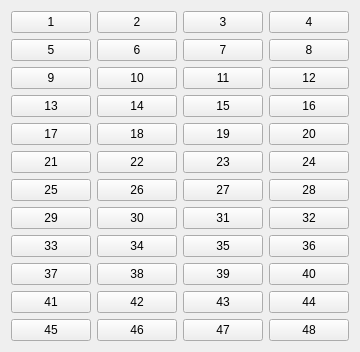
     <widget class="QWidget" name="Lid48_T01">
      <attribute name="title">
       <string>Lid 48</string>
      </attribute>
      <layout class="QGridLayout" name="gridLayout_2">
       <item row="8" column="4">
        <widget class="QPushButton" name="pushButton_35_Lid">
         <property name="sizePolicy">
          <sizepolicy hsizetype="Expanding" vsizetype="Expanding">
           <horstretch>0</horstretch>
           <verstretch>0</verstretch>
          </sizepolicy>
         </property>
         <property name="text">
          <string>35</string>
         </property>
        </widget>
       </item>
       <item row="10" column="4">
        <widget class="QPushButton" name="pushButton_43_Lid">
         <property name="sizePolicy">
          <sizepolicy hsizetype="Expanding" vsizetype="Expanding">
           <horstretch>0</horstretch>
           <verstretch>0</verstretch>
          </sizepolicy>
         </property>
         <property name="text">
          <string>43</string>
         </property>
        </widget>
       </item>
       <item row="3" column="3">
        <widget class="QPushButton" name="pushButton_14_Lid">
         <property name="sizePolicy">
          <sizepolicy hsizetype="Expanding" vsizetype="Expanding">
           <horstretch>0</horstretch>
           <verstretch>0</verstretch>
          </sizepolicy>
         </property>
         <property name="text">
          <string>14</string>
         </property>
        </widget>
       </item>
       <item row="8" column="2">
        <widget class="QPushButton" name="pushButton_33_Lid">
         <property name="sizePolicy">
          <sizepolicy hsizetype="Expanding" vsizetype="Expanding">
           <horstretch>0</horstretch>
           <verstretch>0</verstretch>
          </sizepolicy>
         </property>
         <property name="text">
          <string>33</string>
         </property>
        </widget>
       </item>
       <item row="9" column="2">
        <widget class="QPushButton" name="pushButton_37_Lid">
         <property name="sizePolicy">
          <sizepolicy hsizetype="Expanding" vsizetype="Expanding">
           <horstretch>0</horstretch>
           <verstretch>0</verstretch>
          </sizepolicy>
         </property>
         <property name="text">
          <string>37</string>
         </property>
        </widget>
       </item>
       <item row="11" column="2">
        <widget class="QPushButton" name="pushButton_45_Lid">
         <property name="sizePolicy">
          <sizepolicy hsizetype="Expanding" vsizetype="Expanding">
           <horstretch>0</horstretch>
           <verstretch>0</verstretch>
          </sizepolicy>
         </property>
         <property name="text">
          <string>45</string>
         </property>
        </widget>
       </item>
       <item row="2" column="4">
        <widget class="QPushButton" name="pushButton_11_Lid">
         <property name="sizePolicy">
          <sizepolicy hsizetype="Expanding" vsizetype="Expanding">
           <horstretch>0</horstretch>
           <verstretch>0</verstretch>
          </sizepolicy>
         </property>
         <property name="text">
          <string>11</string>
         </property>
        </widget>
       </item>
       <item row="5" column="6">
        <widget class="QPushButton" name="pushButton_24_Lid">
         <property name="sizePolicy">
          <sizepolicy hsizetype="Expanding" vsizetype="Expanding">
           <horstretch>0</horstretch>
           <verstretch>0</verstretch>
          </sizepolicy>
         </property>
         <property name="text">
          <string>24</string>
         </property>
        </widget>
       </item>
       <item row="5" column="3">
        <widget class="QPushButton" name="pushButton_22_Lid">
         <property name="sizePolicy">
          <sizepolicy hsizetype="Expanding" vsizetype="Expanding">
           <horstretch>0</horstretch>
           <verstretch>0</verstretch>
          </sizepolicy>
         </property>
         <property name="text">
          <string>22</string>
         </property>
        </widget>
       </item>
       <item row="3" column="2">
        <widget class="QPushButton" name="pushButton_13_Lid">
         <property name="sizePolicy">
          <sizepolicy hsizetype="Expanding" vsizetype="Expanding">
           <horstretch>0</horstretch>
           <verstretch>0</verstretch>
          </sizepolicy>
         </property>
         <property name="text">
          <string>13</string>
         </property>
        </widget>
       </item>
       <item row="7" column="3">
        <widget class="QPushButton" name="pushButton_30_Lid">
         <property name="sizePolicy">
          <sizepolicy hsizetype="Expanding" vsizetype="Expanding">
           <horstretch>0</horstretch>
           <verstretch>0</verstretch>
          </sizepolicy>
         </property>
         <property name="text">
          <string>30</string>
         </property>
        </widget>
       </item>
       <item row="10" column="2">
        <widget class="QPushButton" name="pushButton_41_Lid">
         <property name="sizePolicy">
          <sizepolicy hsizetype="Expanding" vsizetype="Expanding">
           <horstretch>0</horstretch>
           <verstretch>0</verstretch>
          </sizepolicy>
         </property>
         <property name="text">
          <string>41</string>
         </property>
        </widget>
       </item>
       <item row="2" column="2">
        <widget class="QPushButton" name="pushButton_9_Lid">
         <property name="sizePolicy">
          <sizepolicy hsizetype="Expanding" vsizetype="Expanding">
           <horstretch>0</horstretch>
           <verstretch>0</verstretch>
          </sizepolicy>
         </property>
         <property name="text">
          <string>9</string>
         </property>
        </widget>
       </item>
       <item row="6" column="3">
        <widget class="QPushButton" name="pushButton_26_Lid">
         <property name="sizePolicy">
          <sizepolicy hsizetype="Expanding" vsizetype="Expanding">
           <horstretch>0</horstretch>
           <verstretch>0</verstretch>
          </sizepolicy>
         </property>
         <property name="text">
          <string>26</string>
         </property>
        </widget>
       </item>
       <item row="9" column="3">
        <widget class="QPushButton" name="pushButton_38_Lid">
         <property name="sizePolicy">
          <sizepolicy hsizetype="Expanding" vsizetype="Expanding">
           <horstretch>0</horstretch>
           <verstretch>0</verstretch>
          </sizepolicy>
         </property>
         <property name="text">
          <string>38</string>
         </property>
        </widget>
       </item>
       <item row="0" column="4">
        <widget class="QPushButton" name="pushButton_3_Lid">
         <property name="sizePolicy">
          <sizepolicy hsizetype="Expanding" vsizetype="Expanding">
           <horstretch>0</horstretch>
           <verstretch>0</verstretch>
          </sizepolicy>
         </property>
         <property name="text">
          <string>3</string>
         </property>
        </widget>
       </item>
       <item row="7" column="2">
        <widget class="QPushButton" name="pushButton_29_Lid">
         <property name="sizePolicy">
          <sizepolicy hsizetype="Expanding" vsizetype="Expanding">
           <horstretch>0</horstretch>
           <verstretch>0</verstretch>
          </sizepolicy>
         </property>
         <property name="text">
          <string>29</string>
         </property>
        </widget>
       </item>
       <item row="4" column="2">
        <widget class="QPushButton" name="pushButton_17_Lid">
         <property name="sizePolicy">
          <sizepolicy hsizetype="Expanding" vsizetype="Expanding">
           <horstretch>0</horstretch>
           <verstretch>0</verstretch>
          </sizepolicy>
         </property>
         <property name="text">
          <string>17</string>
         </property>
        </widget>
       </item>
       <item row="8" column="6">
        <widget class="QPushButton" name="pushButton_36_Lid">
         <property name="sizePolicy">
          <sizepolicy hsizetype="Expanding" vsizetype="Expanding">
           <horstretch>0</horstretch>
           <verstretch>0</verstretch>
          </sizepolicy>
         </property>
         <property name="text">
          <string>36</string>
         </property>
        </widget>
       </item>
       <item row="9" column="4">
        <widget class="QPushButton" name="pushButton_39_Lid">
         <property name="sizePolicy">
          <sizepolicy hsizetype="Expanding" vsizetype="Expanding">
           <horstretch>0</horstretch>
           <verstretch>0</verstretch>
          </sizepolicy>
         </property>
         <property name="text">
          <string>39</string>
         </property>
        </widget>
       </item>
       <item row="9" column="6">
        <widget class="QPushButton" name="pushButton_40_Lid">
         <property name="sizePolicy">
          <sizepolicy hsizetype="Expanding" vsizetype="Expanding">
           <horstretch>0</horstretch>
           <verstretch>0</verstretch>
          </sizepolicy>
         </property>
         <property name="text">
          <string>40</string>
         </property>
        </widget>
       </item>
       <item row="10" column="6">
        <widget class="QPushButton" name="pushButton_44_Lid">
         <property name="sizePolicy">
          <sizepolicy hsizetype="Expanding" vsizetype="Expanding">
           <horstretch>0</horstretch>
           <verstretch>0</verstretch>
          </sizepolicy>
         </property>
         <property name="text">
          <string>44</string>
         </property>
        </widget>
       </item>
       <item row="0" column="6">
        <widget class="QPushButton" name="pushButton_4_Lid">
         <property name="sizePolicy">
          <sizepolicy hsizetype="Expanding" vsizetype="Expanding">
           <horstretch>0</horstretch>
           <verstretch>0</verstretch>
          </sizepolicy>
         </property>
         <property name="text">
          <string>4</string>
         </property>
        </widget>
       </item>
       <item row="11" column="6">
        <widget class="QPushButton" name="pushButton_48_Lid">
         <property name="sizePolicy">
          <sizepolicy hsizetype="Expanding" vsizetype="Expanding">
           <horstretch>0</horstretch>
           <verstretch>0</verstretch>
          </sizepolicy>
         </property>
         <property name="text">
          <string>48</string>
         </property>
        </widget>
       </item>
       <item row="0" column="2">
        <widget class="QPushButton" name="pushButton_1_Lid">
         <property name="sizePolicy">
          <sizepolicy hsizetype="Minimum" vsizetype="Minimum">
           <horstretch>0</horstretch>
           <verstretch>0</verstretch>
          </sizepolicy>
         </property>
         <property name="text">
          <string>1</string>
         </property>
        </widget>
       </item>
       <item row="6" column="4">
        <widget class="QPushButton" name="pushButton_27_Lid">
         <property name="sizePolicy">
          <sizepolicy hsizetype="Expanding" vsizetype="Expanding">
           <horstretch>0</horstretch>
           <verstretch>0</verstretch>
          </sizepolicy>
         </property>
         <property name="text">
          <string>27</string>
         </property>
        </widget>
       </item>
       <item row="10" column="3">
        <widget class="QPushButton" name="pushButton_42_Lid">
         <property name="sizePolicy">
          <sizepolicy hsizetype="Expanding" vsizetype="Expanding">
           <horstretch>0</horstretch>
           <verstretch>0</verstretch>
          </sizepolicy>
         </property>
         <property name="text">
          <string>42</string>
         </property>
        </widget>
       </item>
       <item row="5" column="4">
        <widget class="QPushButton" name="pushButton_23_Lid">
         <property name="sizePolicy">
          <sizepolicy hsizetype="Expanding" vsizetype="Expanding">
           <horstretch>0</horstretch>
           <verstretch>0</verstretch>
          </sizepolicy>
         </property>
         <property name="text">
          <string>23</string>
         </property>
        </widget>
       </item>
       <item row="1" column="2">
        <widget class="QPushButton" name="pushButton_5_Lid">
         <property name="sizePolicy">
          <sizepolicy hsizetype="Expanding" vsizetype="Expanding">
           <horstretch>0</horstretch>
           <verstretch>0</verstretch>
          </sizepolicy>
         </property>
         <property name="text">
          <string>5</string>
         </property>
        </widget>
       </item>
       <item row="6" column="6">
        <widget class="QPushButton" name="pushButton_28_Lid">
         <property name="sizePolicy">
          <sizepolicy hsizetype="Expanding" vsizetype="Expanding">
           <horstretch>0</horstretch>
           <verstretch>0</verstretch>
          </sizepolicy>
         </property>
         <property name="text">
          <string>28</string>
         </property>
        </widget>
       </item>
       <item row="1" column="3">
        <widget class="QPushButton" name="pushButton_6_Lid">
         <property name="sizePolicy">
          <sizepolicy hsizetype="Expanding" vsizetype="Expanding">
           <horstretch>0</horstretch>
           <verstretch>0</verstretch>
          </sizepolicy>
         </property>
         <property name="text">
          <string>6</string>
         </property>
        </widget>
       </item>
       <item row="2" column="3">
        <widget class="QPushButton" name="pushButton_10_Lid">
         <property name="sizePolicy">
          <sizepolicy hsizetype="Expanding" vsizetype="Expanding">
           <horstretch>0</horstretch>
           <verstretch>0</verstretch>
          </sizepolicy>
         </property>
         <property name="text">
          <string>10</string>
         </property>
        </widget>
       </item>
       <item row="5" column="2">
        <widget class="QPushButton" name="pushButton_21_Lid">
         <property name="sizePolicy">
          <sizepolicy hsizetype="Expanding" vsizetype="Expanding">
           <horstretch>0</horstretch>
           <verstretch>0</verstretch>
          </sizepolicy>
         </property>
         <property name="text">
          <string>21</string>
         </property>
        </widget>
       </item>
       <item row="4" column="3">
        <widget class="QPushButton" name="pushButton_18_Lid">
         <property name="sizePolicy">
          <sizepolicy hsizetype="Expanding" vsizetype="Expanding">
           <horstretch>0</horstretch>
           <verstretch>0</verstretch>
          </sizepolicy>
         </property>
         <property name="text">
          <string>18</string>
         </property>
        </widget>
       </item>
       <item row="3" column="4">
        <widget class="QPushButton" name="pushButton_15_Lid">
         <property name="sizePolicy">
          <sizepolicy hsizetype="Expanding" vsizetype="Expanding">
           <horstretch>0</horstretch>
           <verstretch>0</verstretch>
          </sizepolicy>
         </property>
         <property name="text">
          <string>15</string>
         </property>
        </widget>
       </item>
       <item row="1" column="6">
        <widget class="QPushButton" name="pushButton_8_Lid">
         <property name="sizePolicy">
          <sizepolicy hsizetype="Expanding" vsizetype="Expanding">
           <horstretch>0</horstretch>
           <verstretch>0</verstretch>
          </sizepolicy>
         </property>
         <property name="text">
          <string>8</string>
         </property>
        </widget>
       </item>
       <item row="11" column="3">
        <widget class="QPushButton" name="pushButton_46_Lid">
         <property name="sizePolicy">
          <sizepolicy hsizetype="Expanding" vsizetype="Expanding">
           <horstretch>0</horstretch>
           <verstretch>0</verstretch>
          </sizepolicy>
         </property>
         <property name="text">
          <string>46</string>
         </property>
        </widget>
       </item>
       <item row="7" column="4">
        <widget class="QPushButton" name="pushButton_31_Lid">
         <property name="sizePolicy">
          <sizepolicy hsizetype="Expanding" vsizetype="Expanding">
           <horstretch>0</horstretch>
           <verstretch>0</verstretch>
          </sizepolicy>
         </property>
         <property name="text">
          <string>31</string>
         </property>
        </widget>
       </item>
       <item row="4" column="4">
        <widget class="QPushButton" name="pushButton_19_Lid">
         <property name="sizePolicy">
          <sizepolicy hsizetype="Expanding" vsizetype="Expanding">
           <horstretch>0</horstretch>
           <verstretch>0</verstretch>
          </sizepolicy>
         </property>
         <property name="text">
          <string>19</string>
         </property>
        </widget>
       </item>
       <item row="0" column="3">
        <widget class="QPushButton" name="pushButton_2_Lid">
         <property name="sizePolicy">
          <sizepolicy hsizetype="Expanding" vsizetype="Expanding">
           <horstretch>0</horstretch>
           <verstretch>0</verstretch>
          </sizepolicy>
         </property>
         <property name="text">
          <string>2</string>
         </property>
        </widget>
       </item>
       <item row="1" column="4">
        <widget class="QPushButton" name="pushButton_7_Lid">
         <property name="sizePolicy">
          <sizepolicy hsizetype="Expanding" vsizetype="Expanding">
           <horstretch>0</horstretch>
           <verstretch>0</verstretch>
          </sizepolicy>
         </property>
         <property name="text">
          <string>7</string>
         </property>
        </widget>
       </item>
       <item row="8" column="3">
        <widget class="QPushButton" name="pushButton_34_Lid">
         <property name="sizePolicy">
          <sizepolicy hsizetype="Expanding" vsizetype="Expanding">
           <horstretch>0</horstretch>
           <verstretch>0</verstretch>
          </sizepolicy>
         </property>
         <property name="text">
          <string>34</string>
         </property>
        </widget>
       </item>
       <item row="3" column="6">
        <widget class="QPushButton" name="pushButton_16_Lid">
         <property name="sizePolicy">
          <sizepolicy hsizetype="Expanding" vsizetype="Expanding">
           <horstretch>0</horstretch>
           <verstretch>0</verstretch>
          </sizepolicy>
         </property>
         <property name="text">
          <string>16</string>
         </property>
        </widget>
       </item>
       <item row="2" column="6">
        <widget class="QPushButton" name="pushButton_12_Lid">
         <property name="sizePolicy">
          <sizepolicy hsizetype="Expanding" vsizetype="Expanding">
           <horstretch>0</horstretch>
           <verstretch>0</verstretch>
          </sizepolicy>
         </property>
         <property name="text">
          <string>12</string>
         </property>
        </widget>
       </item>
       <item row="4" column="6">
        <widget class="QPushButton" name="pushButton_20_Lid">
         <property name="sizePolicy">
          <sizepolicy hsizetype="Expanding" vsizetype="Expanding">
           <horstretch>0</horstretch>
           <verstretch>0</verstretch>
          </sizepolicy>
         </property>
         <property name="text">
          <string>20</string>
         </property>
        </widget>
       </item>
       <item row="7" column="6">
        <widget class="QPushButton" name="pushButton_32_Lid">
         <property name="sizePolicy">
          <sizepolicy hsizetype="Expanding" vsizetype="Expanding">
           <horstretch>0</horstretch>
           <verstretch>0</verstretch>
          </sizepolicy>
         </property>
         <property name="text">
          <string>32</string>
         </property>
        </widget>
       </item>
       <item row="11" column="4">
        <widget class="QPushButton" name="pushButton_47_Lid">
         <property name="sizePolicy">
          <sizepolicy hsizetype="Expanding" vsizetype="Expanding">
           <horstretch>0</horstretch>
           <verstretch>0</verstretch>
          </sizepolicy>
         </property>
         <property name="text">
          <string>47</string>
         </property>
        </widget>
       </item>
       <item row="6" column="2">
        <widget class="QPushButton" name="pushButton_25_Lid">
         <property name="sizePolicy">
          <sizepolicy hsizetype="Expanding" vsizetype="Expanding">
           <horstretch>0</horstretch>
           <verstretch>0</verstretch>
          </sizepolicy>
         </property>
         <property name="text">
          <string>25</string>
         </property>
        </widget>
       </item>
      </layout>
     </widget>
